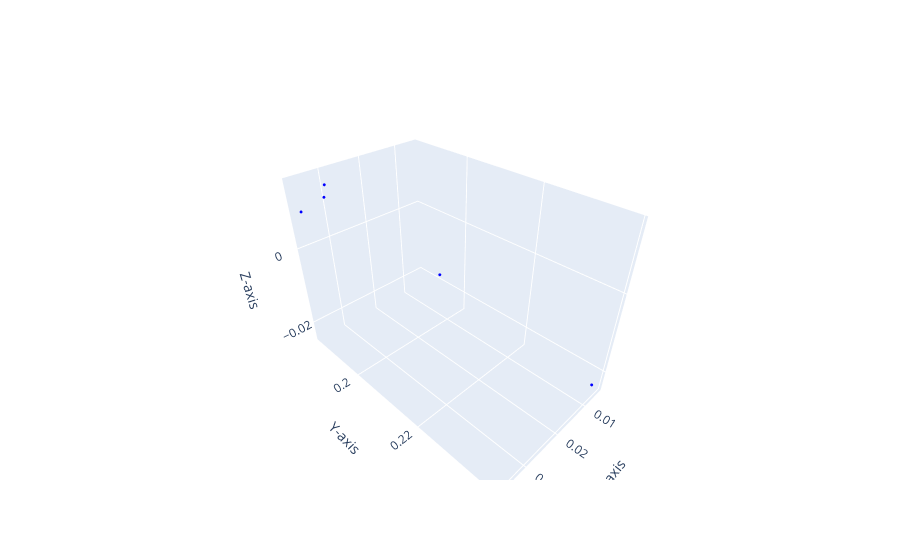

Notebook source saved alongside this figure:
### Code cell
## Lets consider the very first blade
my_blade = blades_train[10]

# Unpack the blade into separate arrays for x, y and z
x, y, z = my_blade[:, 0], my_blade[:, 1], my_blade[:, 2]

plt.figure()
# Create 3D scatter plot
fig = go.Figure(data=[go.Scatter3d(x=x, y=y, z=z, mode='markers', marker=dict(size=1, color='blue'))])

# Update layout for better visualization
fig.update_layout(scene=dict(aspectmode='data'))

# Set axis labels
fig.update_layout(scene=dict(xaxis_title='X-axis', yaxis_title='Y-axis', zaxis_title='Z-axis'))

# To export the plot
#fig.write_html("blade_plotly_figure.html")

# Show the plot
fig.show()

### Figure 1 — Plotly figure (JSON) as saved in the notebook; plotly's stock layout.template omitted (floating-point values rounded to 4 significant figures)
{"data": [{"marker": {"color": "blue", "size": 1}, "mode": "markers", "type": "scatter3d", "x": [0.03566, 0.03689, 0.004937, 0.004747, 0.03012], "y": [0.194, 0.1862, 0.2388, 0.1919, 0.1849], "z": [0.01442, 0.00926, -0.02421, -0.01792, 0.01256]}], "layout": {"scene": {"aspectmode": "data", "xaxis": {"title": {"text": "X-axis"}}, "yaxis": {"title": {"text": "Y-axis"}}, "zaxis": {"title": {"text": "Z-axis"}}}}}
